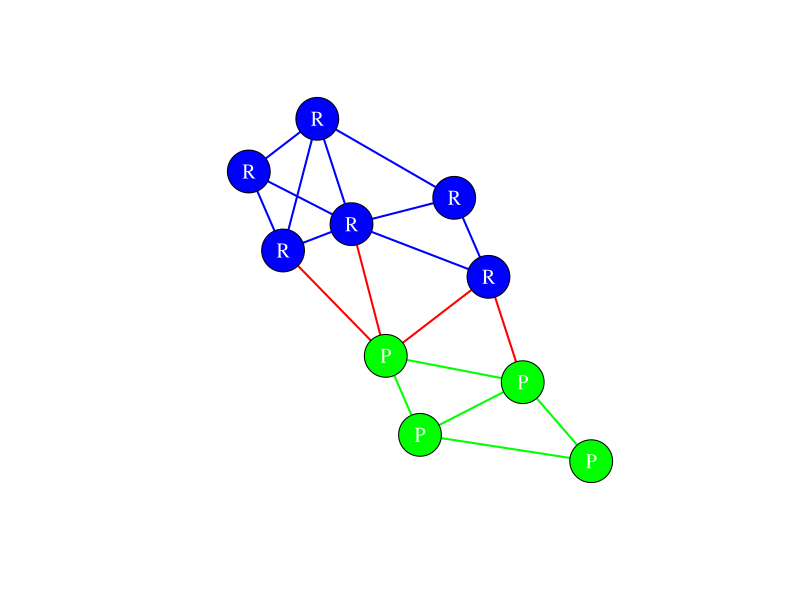

Write R code to recreate this figure.
## ---- chunk 1
knitr::opts_chunk$set(
  echo = TRUE,
  warning = FALSE,
  message = FALSE,
  comment = "",
  fig.align = 'center',
  fig.width = 6,
  fig.height = 4,
  out.width = '80%'
)

library(igraph)
library(tidyverse)
library(knitr)
library(kableExtra)
## ---- chunk 2
# Define data scientists and their technology preferences
names <- c('A', 'B', 'C', 'D', 'E', 
           'F', 'G', 'H', 'I', 'J')

tech <- c(rep('R', 6), rep('P', 4))

# Create node attribute data frame
DataScientists <- data.frame(
  name = names,
  technology = tech
)
## ---- chunk 3
# Define collaboration connections
DataScienceNetwork <- data.frame(
  from = c('A','A','A','A','B','B','C','C','D',
           'D','D','E','F','F','G','G','H','H','I'),
  to = c('B','C','D','E','C','D','D','G','E',
         'F','G','F','G','I','I','H','I','J','J'),
  label = c(rep('rr',7), 'rp', 'rr', 'rr', 
            'rp', 'rr', 'rp', 'rp', rep('pp',5))
)
## ---- chunk 4
# Create undirected graph
g <- graph_from_data_frame(DataScienceNetwork, 
                           directed = FALSE)

# Add technology as node attribute
V(g)$label <- as.character(DataScientists$technology)

# Assign colors based on technology
V(g)$color <- V(g)$label
V(g)$color <- gsub('R', "blue", V(g)$color)
V(g)$color <- gsub('P', "green", V(g)$color)
## ---- chunk 5
# Color edges based on connection type
E(g)$color <- E(g)$label
E(g)$color <- gsub('rp', 'red', E(g)$color)
E(g)$color <- gsub('rr', 'blue', E(g)$color)
E(g)$color <- gsub('pp', 'green', E(g)$color)
## ---- chunk 6
# Custom layout for better visualization
pos <- cbind(
  c(2, 1, 1.5, 2.5, 4, 4.5, 3, 3.5, 5, 6),
  c(10.5, 9.5, 8, 8.5, 9, 7.5, 6, 4.5, 5.5, 4)
)

plot(g, 
     edge.label = NA,
     vertex.label.color = 'white',
     layout = pos,
     vertex.size = 25,
     vertex.label.cex = 1.2,
     edge.width = 2)
## ---- chunk 7
# Count edges by type
edge_rr <- sum(E(g)$label == 'rr')
edge_pp <- sum(E(g)$label == 'pp')
edge_rp <- sum(E(g)$label == 'rp')

# Create summary table
edge_counts <- data.frame(
  Type = c("R-to-R", "Python-to-Python", "Cross-label"),
  Count = c(edge_rr, edge_pp, edge_rp)
)

kable(edge_counts, format = "latex", booktabs = TRUE)
## ---- chunk 8
# Calculate network properties
nodes <- vcount(g)
edges <- ecount(g)

# Compute connectance
p <- 2 * edges / (nodes * (nodes - 1))
## ---- chunk 9
max_edges <- nodes * (nodes - 1) / 2
## ---- chunk 10
# Number of R users
n_R <- sum(DataScientists$technology == 'R')

# Expected R-to-R edges
expectedREdges <- (n_R * (n_R - 1) / 2) * p

# Observed R-to-R edges
# edge_rr already computed

# Calculate dyadicity
dyadicityR <- edge_rr / expectedREdges
## ---- chunk 11
# Number of Python users
n_P <- sum(DataScientists$technology == 'P')

# Expected Python-to-Python edges
expectedPEdges <- (n_P * (n_P - 1) / 2) * p

# Calculate dyadicity
dyadicityP <- edge_pp / expectedPEdges
## ---- chunk 12
dyad_summary <- data.frame(
  Group = c("R Users", "Python Users"),
  Dyadicity = round(c(dyadicityR, dyadicityP), 3),
  Interpretation = c(
    ifelse(dyadicityR > 1.2, "Strong homophily",
           ifelse(dyadicityR > 1, "Moderate homophily", 
                  "Random/Anti-dyadic")),
    ifelse(dyadicityP > 1.2, "Strong homophily",
           ifelse(dyadicityP > 1, "Moderate homophily", 
                  "Random/Anti-dyadic"))
  )
)

kable(dyad_summary, format = "latex", booktabs = TRUE)
## ---- chunk 13
# Expected cross-label edges
expectedCrossEdges <- n_R * n_P * p

# Observed cross-label edges
# edge_rp already computed

# Calculate heterophilicity
heterophilicity <- edge_rp / expectedCrossEdges
## ---- chunk 14
hetero_type <- ifelse(heterophilicity < 0.8, "Heterophobic",
                     ifelse(heterophilicity < 1.2, "Random", 
                            "Heterophilic"))
## ---- chunk 15
hetero_types <- data.frame(
  Scenario = c("Heterophilic", "Random", "Heterophobic"),
  H_Value = c("$H > 1$", "$H \\approx 1$", "$H < 1$"),
  Description = c(
    "Cross-group attraction",
    "No preference",
    "Cross-group avoidance"
  )
)

kable(hetero_types, format = "latex", booktabs = TRUE, escape = FALSE)
## ---- chunk 16
homophily_metrics <- data.frame(
  Metric = c("Connectance", "Dyadicity (R)", 
             "Dyadicity (Python)", "Heterophilicity"),
  Value = round(c(p, dyadicityR, dyadicityP, 
                  heterophilicity), 3),
  Interpretation = c(
    "Moderate density",
    ifelse(dyadicityR > 1, "Homophilic", "Not homophilic"),
    ifelse(dyadicityP > 1, "Homophilic", "Not homophilic"),
    ifelse(heterophilicity < 1, "Heterophobic", "Not heterophobic")
  ),
  stringsAsFactors = FALSE
)

kable(homophily_metrics, format = "latex", booktabs = TRUE)
## ---- chunk 17
# Simulate parameters for 40-node network
N_large <- 40
E_large <- 39
n_green_large <- 10
n_white_large <- 30
e_green_large <- 6
e_mixed_large <- 13

# Calculate metrics
p_large <- 2 * E_large / (N_large * (N_large - 1))
m_green_large <- n_green_large * (n_green_large - 1) / 2 * p_large
m_mixed_large <- n_green_large * n_white_large * p_large

D_large <- e_green_large / m_green_large
H_large <- e_mixed_large / m_mixed_large
## ---- chunk 18
large_metrics <- data.frame(
  Metric = c("Connectance", "Dyadicity (Green)", "Heterophilicity"),
  Value = round(c(p_large, D_large, H_large), 3),
  stringsAsFactors = FALSE
)

kable(large_metrics, format = "latex", booktabs = TRUE)
## ---- chunk 19
rNeighbors_C <- 3
pNeighbors_C <- 1
total_neighbors <- rNeighbors_C + pNeighbors_C

prob_R_C <- rNeighbors_C / total_neighbors
## ---- chunk 20
# Neighbor counts for each node (based on network)
rNeighbors <- c(4, 3, 3, 5, 3, 2, 3, 0, 1, 0)
pNeighbors <- c(0, 0, 1, 1, 0, 2, 2, 3, 3, 2)

# Calculate probabilities
rProb <- rNeighbors / (rNeighbors + pNeighbors)
## ---- chunk 21
rnc_results <- data.frame(
  Node = names,
  Actual = tech,
  R_Neighbors = rNeighbors,
  P_Neighbors = pNeighbors,
  Prob_R = round(rProb, 2),
  stringsAsFactors = FALSE
)

kable(rnc_results[1:5, ], format = "latex", booktabs = TRUE, 
      caption = "RNC Predictions (first 5 nodes)")
## ---- chunk 22
# Customer 393's neighbors
churned_neighbors <- 2  # Customers 926, 1574
stayed_neighbors <- 1   # Customer 1
total_neighbors_393 <- churned_neighbors + stayed_neighbors

# Calculate churn probability
prob_churn_393 <- churned_neighbors / total_neighbors_393
## ---- chunk 23
neighbor_probs <- c(0.9, 0.2, 0.4, 0.1, 0.8)

# Calculate average
prob_churn_prnc <- mean(neighbor_probs)
prob_stay_prnc <- 1 - prob_churn_prnc
